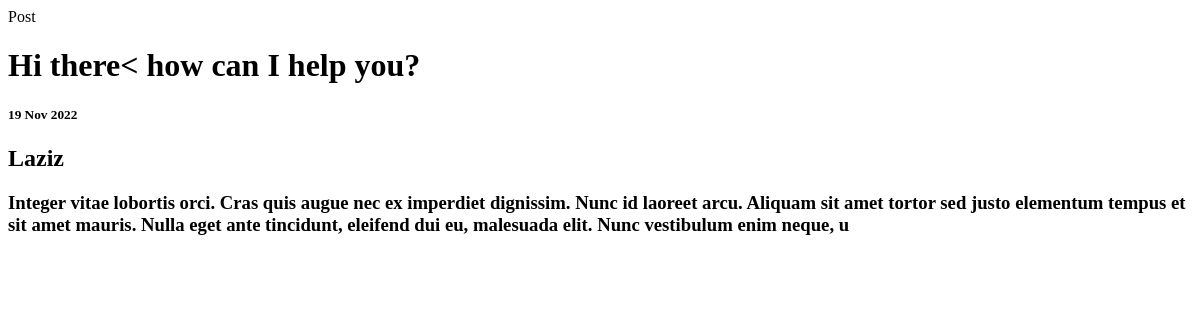
The app's page /posts/2, older data.
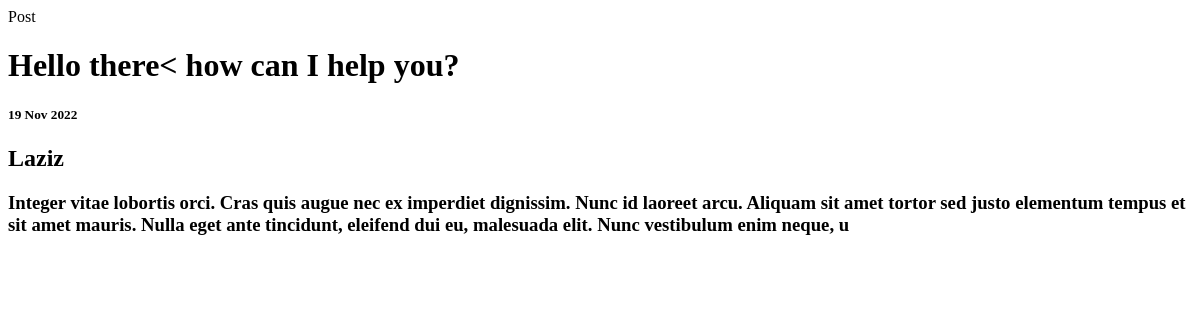
The same page, newer data.
### news/models.py (models this page shows, shortened)
class Post(models.Model):
    author = models.OneToOneField(Author, on_delete=models.CASCADE, null=True)
    choice = models.CharField(max_length=255)
    post_date = models.DateTimeField()
    heading = models.CharField(null=False, max_length=255)
    text = models.CharField(max_length=255)
    post_rating = models.FloatField()
    category = models.ManyToManyField(Category, through='PostCategory')

class Author(models.Model):
    user = models.OneToOneField(User, on_delete=models.CASCADE, null=True)
    author_rating = models.FloatField()

### news/views.py (the view)
# urls.py: path('<int:pk>', ProductDetail.as_view()),
class ProductDetail(DetailView):
    model = Post
    template_name = 'news.html'
    context_object_name = 'post'

### templates/news.html (shortened to what this page needs)
{% extends 'flatpages/default.html' %}
{% block content %}
<h1>{{ post.heading }}</h1>
<h5>{{ post.post_date.date|date:'d M Y'}}</h5>
<h2>{{ post.author.user.username }}</h2>
<h3>{{ post.text }}</h3>
{% endblock content %}

Row changes from the older to the newer data that the page shows:
changed Post "Laziz": heading "Hi there< how can I help you?" → "Hello there< how can I help you?"
